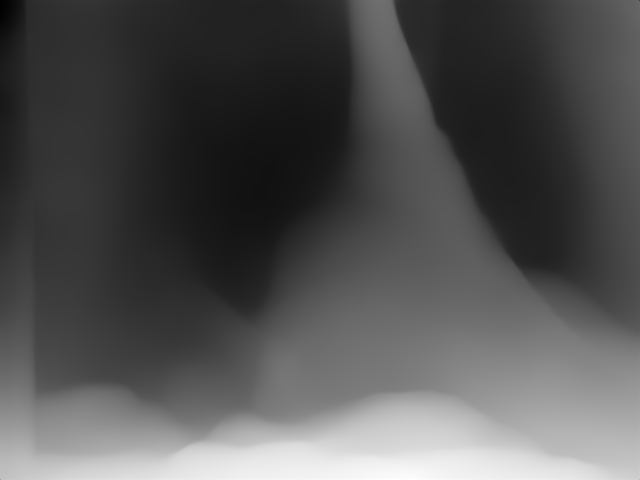
#> input picture test.png, 640 x 480 px, found by its file name
$ python seethenewdepth.py
#> lines starting #> are read from the running program, lines starting #| are printed output that depends on the picture
import cv2
import matplotlib.pyplot as plt

# Load the image in grayscale mode
image = cv2.imread('test.png', cv2.IMREAD_GRAYSCALE)
#> image is the input picture: shape (480, 640); min 0, max 255, mean 82.6

# Check if the image was loaded
if image is None:
    print("Error: Image not found or unable to load.")
else:
    # Plot the histogram
    plt.hist(image.ravel(), bins=256, range=[0, 256])
    plt.title('Histogram of the Image')
    plt.xlabel('Pixel Intensity')
    plt.ylabel('Frequency')
    plt.show()
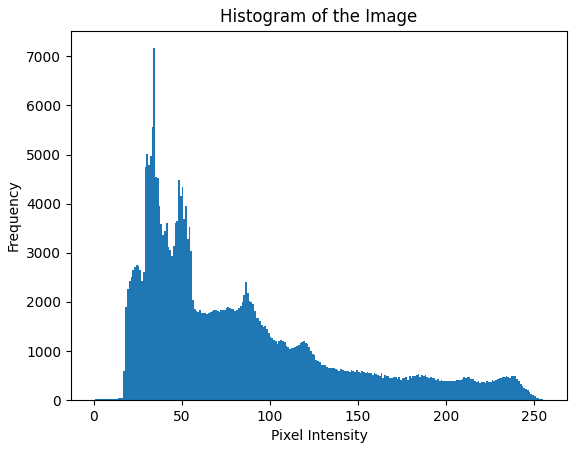
#> figure drawn by matplotlib, 1 panel; tallest bar 7166 high, from x = 34 to 35
